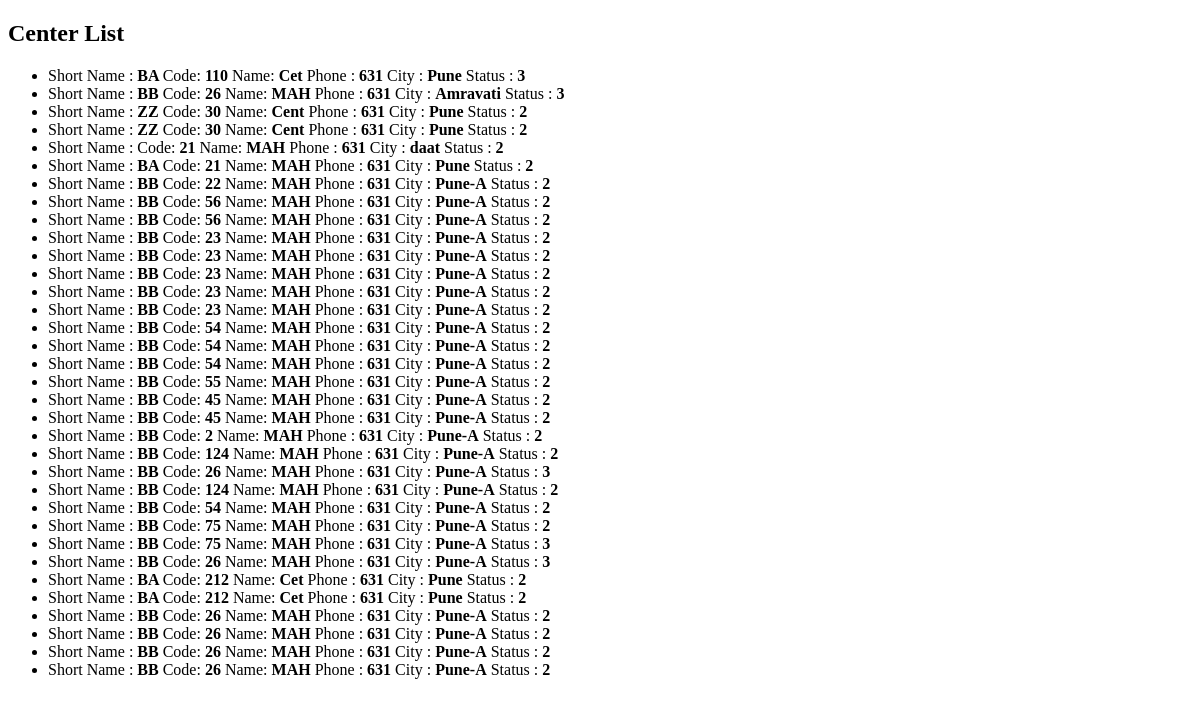
/, run on an earlier commit of the app's database.
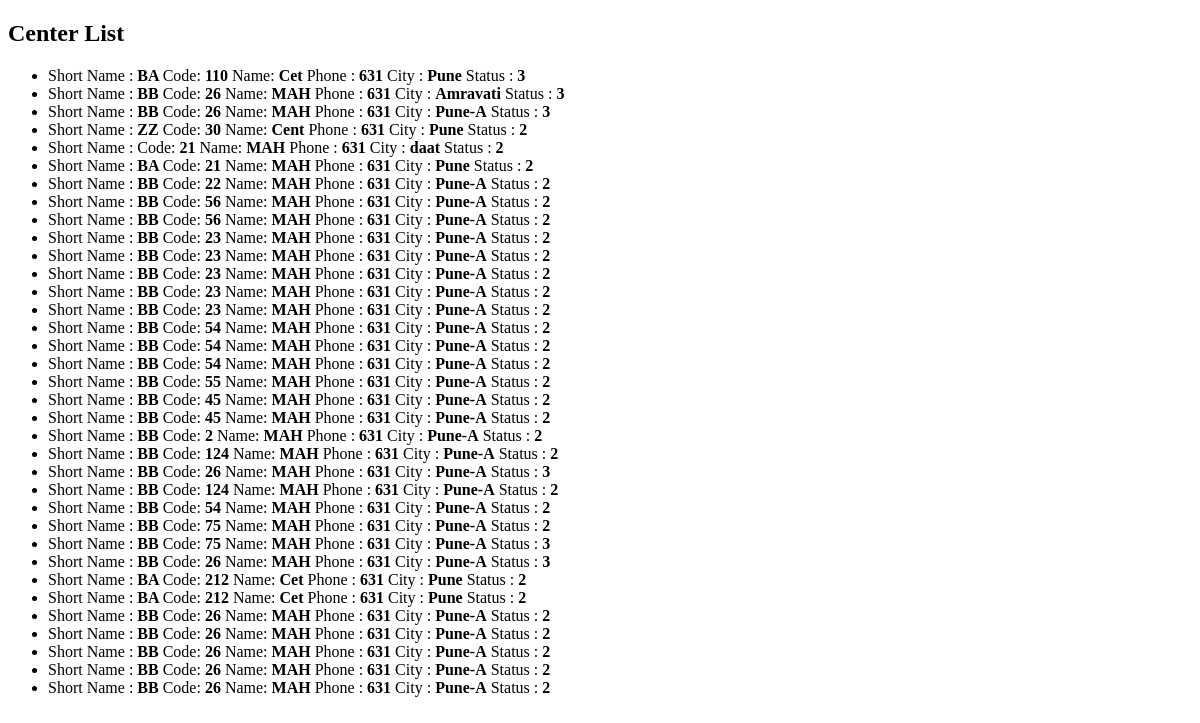
And on a later commit of the database.
### firstapp/models.py (models this page shows, shortened)
class Center(models.Model):
    code = models.IntegerField(null= False)
    short_name= models.CharField(max_length=3)
    name = models.CharField(max_length=50)
    phone = models.IntegerField()
    village =models.CharField(max_length=20)
    status_field = [
        (1, 'Active'),
        (2, 'Inactive'),
        (3, 'Deleted')
    ]
    status= models.IntegerField(max_length=1,choices=status_field,default=2)

### firstapp/views.py (the view)
# urls.py: path("",views.Centerdata, name="Home page"),
def Centerdata(request):
    Centers = Center.objects.all()
    context = {
        'Centers': Centers
    }
    return render(request,'centerdata.html',context)

### templates/centerdata.html (shortened to what this page needs)
<!DOCTYPE html>
<html lang="en">
<head>
</head>
<body>
<h2>Center List</h2>
<ul>
  {% for centers in Centers %}
    <li>
        Short Name : <b>{{ centers.short_name }} </b>
        Code:<b> {{ centers.code }}</b>
        Name: <b>{{ centers.name }}</b>
        Phone : <b> {{centers.phone}}</b>
        City : <b> {{centers.village}}</b>
        Status :<b> {{centers.status}}</b>
    </li>
  {% empty %}
    <li>no center found </li>
  {% endfor %}
</ul>
</body>
</html>

What changed in the data, as far as the page shows it:
changed Center (number 3 of 35 on the later page): short_name "ZZ" → "BB"; code "30" → "26"; name "Cent" → "MAH"; village "Pune" → "Pune-A"; status "2" → "3"
added Center: short_name "BB", code "26", name "MAH", phone "631", village "Pune-A", status "2"
